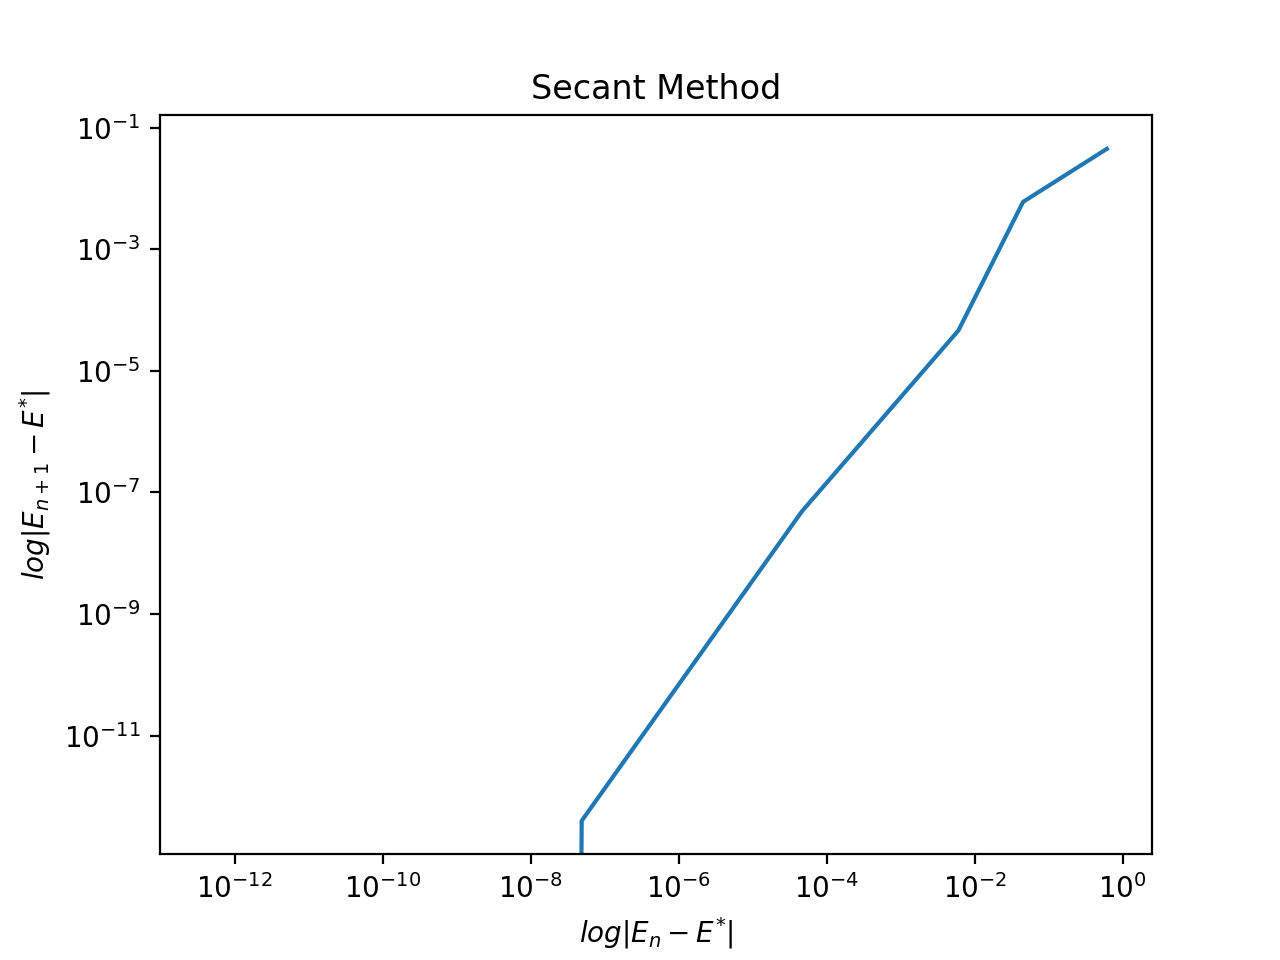

Generate this figure with Python:
#!/usr/bin/env python3
# -*- coding: utf-8 -*-
"""
Created on Thu Nov  8 12:14:01 2018

@author: alfred_mac
"""

import numpy as np
import matplotlib.pyplot as plt


e = 0.5         # eccentricity
M = 0.2         # mean anomaly
E_1 = 0.0       # initial value for E(-1)
E0 = 1.0        # initial value for E(0)
E = [E_1,E0]    # list of E's (values of eccentric anomaly)

def fx(E,e,M):
    return (M - E + (e*np.sin(E)))

def fsecant(E_1,E0,e,M,E):
    if(abs(E0-E_1)>1e-10):
        E1 = E0 - ((fx(E0,e,M)*(E0 - E_1))/(fx(E0,e,M) - fx(E_1,e,M)))
        E.append(E1)
        return fsecant(E0,E1,e,M,E)
    
    return E0,E

print("After many iterations, result is:")
print(fsecant(E_1,E0,e,M,E))

print(np.log(abs(np.array(E[2:-1])-E[-1]))/np.log(abs(np.array(E[1:-2])-E[-1])))

plt.loglog(abs(np.array(E[1:-2])-E[-1]),abs(np.array(E[2:-1])-E[-1]))
plt.title('Secant Method')
plt.xlabel('$log|E_{n}-E^{*}|$')
plt.ylabel('$log|E_{n+1}-E^{*}|$')
plt.show()
